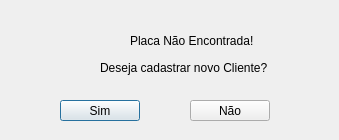
<?xml version="1.0" encoding="UTF-8"?>
<ui version="4.0">
 <class>MensagemDeCadastro</class>
 <widget class="QDialog" name="MensagemDeCadastro">
  <property name="geometry">
   <rect>
    <x>0</x>
    <y>0</y>
    <width>339</width>
    <height>140</height>
   </rect>
  </property>
  <property name="minimumSize">
   <size>
    <width>339</width>
    <height>140</height>
   </size>
  </property>
  <property name="maximumSize">
   <size>
    <width>339</width>
    <height>140</height>
   </size>
  </property>
  <property name="windowTitle">
   <string>Dialog</string>
  </property>
  <widget class="QPushButton" name="btnSim">
   <property name="geometry">
    <rect>
     <x>60</x>
     <y>100</y>
     <width>80</width>
     <height>21</height>
    </rect>
   </property>
   <property name="text">
    <string>Sim</string>
   </property>
  </widget>
  <widget class="QPushButton" name="btnNao">
   <property name="geometry">
    <rect>
     <x>190</x>
     <y>100</y>
     <width>80</width>
     <height>21</height>
    </rect>
   </property>
   <property name="text">
    <string>Não</string>
   </property>
  </widget>
  <widget class="QLabel" name="label">
   <property name="geometry">
    <rect>
     <x>130</x>
     <y>30</y>
     <width>141</width>
     <height>21</height>
    </rect>
   </property>
   <property name="text">
    <string>Placa Não Encontrada!</string>
   </property>
  </widget>
  <widget class="QLabel" name="label_2">
   <property name="geometry">
    <rect>
     <x>100</x>
     <y>60</y>
     <width>191</width>
     <height>16</height>
    </rect>
   </property>
   <property name="text">
    <string>Deseja cadastrar novo Cliente?</string>
   </property>
  </widget>
  <widget class="QLabel" name="label_3">
   <property name="geometry">
    <rect>
     <x>20</x>
     <y>30</y>
     <width>51</width>
     <height>51</height>
    </rect>
   </property>
   <property name="text">
    <string/>
   </property>
   <property name="pixmap">
    <pixmap resource="Icons.qrc">:/img/Alert.png</pixmap>
   </property>
   <property name="scaledContents">
    <bool>true</bool>
   </property>
  </widget>
 </widget>
 <resources>
  <include location="Icons.qrc"/>
 </resources>
 <connections>
  <connection>
   <sender>btnSim</sender>
   <signal>clicked()</signal>
   <receiver>MensagemDeCadastro</receiver>
   <slot>close()</slot>
   <hints>
    <hint type="sourcelabel">
     <x>111</x>
     <y>103</y>
    </hint>
    <hint type="destinationlabel">
     <x>151</x>
     <y>132</y>
    </hint>
   </hints>
  </connection>
  <connection>
   <sender>btnNao</sender>
   <signal>clicked()</signal>
   <receiver>MensagemDeCadastro</receiver>
   <slot>close()</slot>
   <hints>
    <hint type="sourcelabel">
     <x>240</x>
     <y>108</y>
    </hint>
    <hint type="destinationlabel">
     <x>298</x>
     <y>117</y>
    </hint>
   </hints>
  </connection>
 </connections>
</ui>
